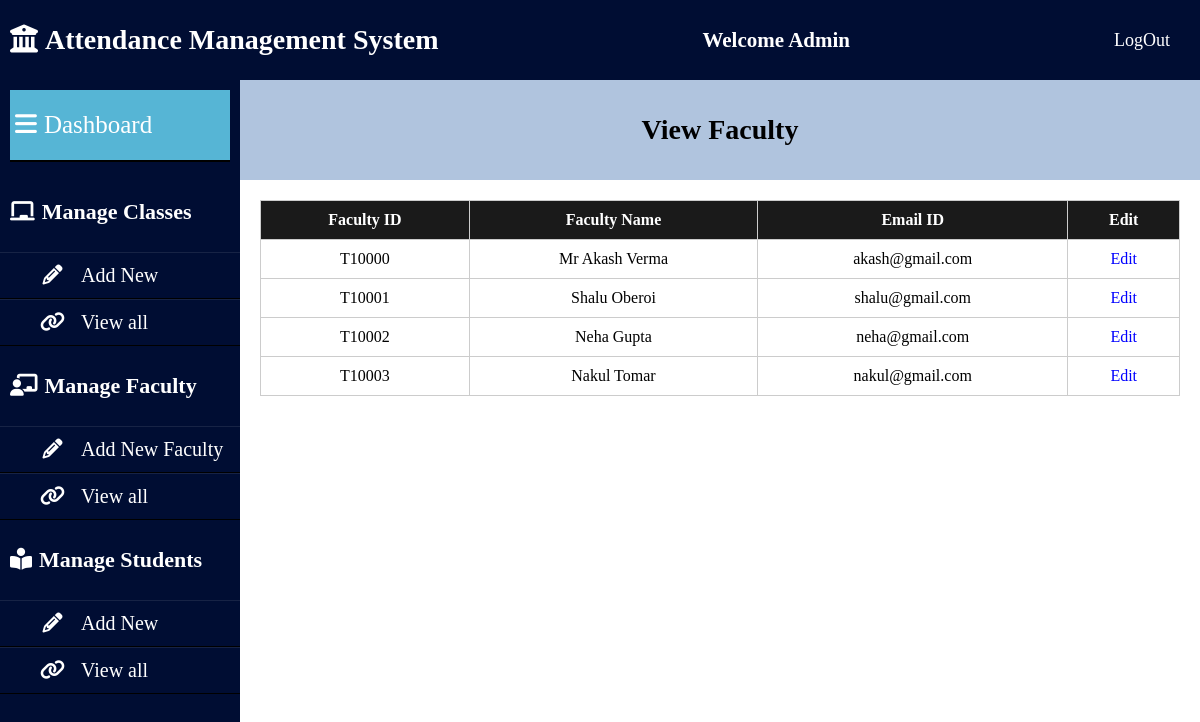
Page /viewfaculty (signed in) on the earlier database version.
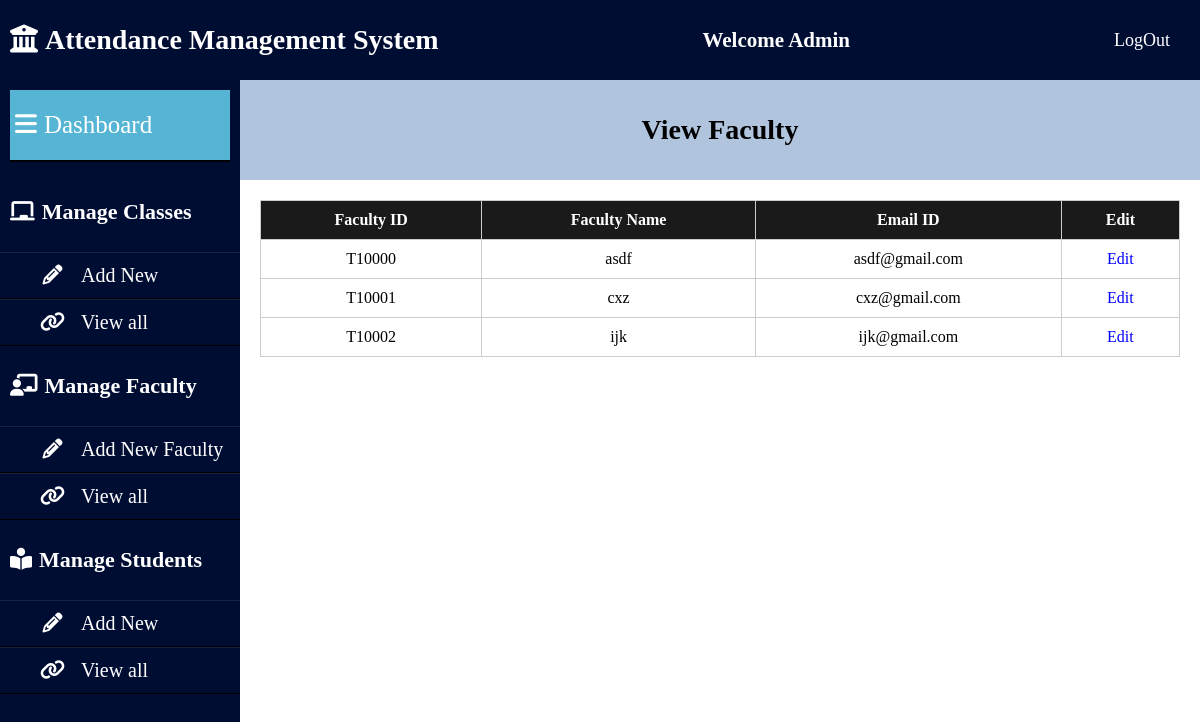
Same page on the later database version.
### AMS_APP/models.py (models this page shows, shortened)
class Teacher(models.Model):
    teacher_id=models.CharField(max_length=15)
    teacher_name=models.CharField(max_length=30)
    email_id=models.CharField(max_length=30)
    password=models.CharField(max_length=30)

### AMS_APP/views.py (the view)
# urls.py: path('viewfaculty', views.viewfaculty, name='viewfaculty'),
def viewfaculty(request):
    if request.user.is_anonymous:
        return redirect("/")
    teacher_list=(Teacher.objects.all())
    return render(request, 'viewfaculty.html',
                  {'teacher_list':teacher_list})

### template/viewfaculty.html (shortened to what this page needs)
{% load static %}
<!DOCTYPE html>
<html lang="en">
<head>
    <link rel="stylesheet" href="https://cdnjs.cloudflare.com/ajax/libs/font-awesome/6.4.0/css/all.min.css">
    <link rel="stylesheet" type="text/css" href="{% static 'css/admindashboard.css'%}">
</head>
<body>
    <header class="mainheader">
        <h1><i class="fas fa-university"></i>Attendance Management System</h1>
        <h2>Welcome Admin</h2>
        <a href="/logoutuser" class="btn">LogOut</a>
    </header>
    <aside>
        <header>
            <a href="AdminDashboard">
                <i class="fas fa-bars"></i>Dashboard
            </a>
        </header>
        <ul>
            <li><h4><i class="fas fa-chalkboard"></i>Manage Classes</h4></li>
            <ul>
                <li><a href="/courseadd"><i class="fa fa-pencil fa-fw"></i>Add New</a></li>
                <li><a href="/viewclass"><i class="fa fa-link"></i>View all</a></li>
            </ul>
        </ul>
        <ul>
            <li><h4><i class="fas fa-chalkboard-teacher"></i>Manage Faculty</h4></li>
            <ul>
                <li><a href="/teacher"><i class="fa fa-pencil fa-fw"></i>Add New Faculty</a></li>
                <li><a href="/viewfaculty"><i class="fa fa-link"></i>View all</a></li>
            </ul>
        </ul>
        <ul>
            <li><h4><i class="fas fa-book-reader" aria-hidden="true"></i>Manage Students</h4></li>
            <ul>
                <li><a href="/addnewstudent"><i class="fa fa-pencil fa-fw"></i>Add New</a></li>
                <li><a href="/viewstudent"><i class="fa fa-link"></i>View all</a></li>
            </ul>
        </ul>
    </aside>
    <div class="content-container">
        <header id="topic">
            <h1>View Faculty</h1>
        </header>
        <main>
            <table id="faculty-table">
                <thead>
                    <tr>
                        <th>Faculty ID</th>
                        <th>Faculty Name</th>
                        <th>Email ID</th>
                        <th>Edit</th>
                    </tr>
                </thead>
                <tbody>
                    {% for q in teacher_list %}
						  <tr>
							<td>{{q.teacher_id}}</td>
							<td>{{q.teacher_name}}</td>
							<td>{{q.email_id}}</td>
							<td><a href="/teacher_mgmt/?teacher_id={{ q.teacher_id }}">Edit</a></td>
						  </tr>
						  {% endfor %}
                </tbody>
            </table>
        </main>
    </div>
</body>
</html>

Differences in the rows shown:
removed Teacher: teacher_id "T10003", teacher_name "Nakul Tomar", email_id "nakul@gmail.com"
changed Teacher: teacher_name "Mr Akash Verma" → "asdf"; email_id "akash@gmail.com" → "asdf@gmail.com"
changed Teacher: teacher_name "Shalu Oberoi" → "cxz"; email_id "shalu@gmail.com" → "cxz@gmail.com"
changed Teacher: teacher_name "Neha Gupta" → "ijk"; email_id "neha@gmail.com" → "ijk@gmail.com"
